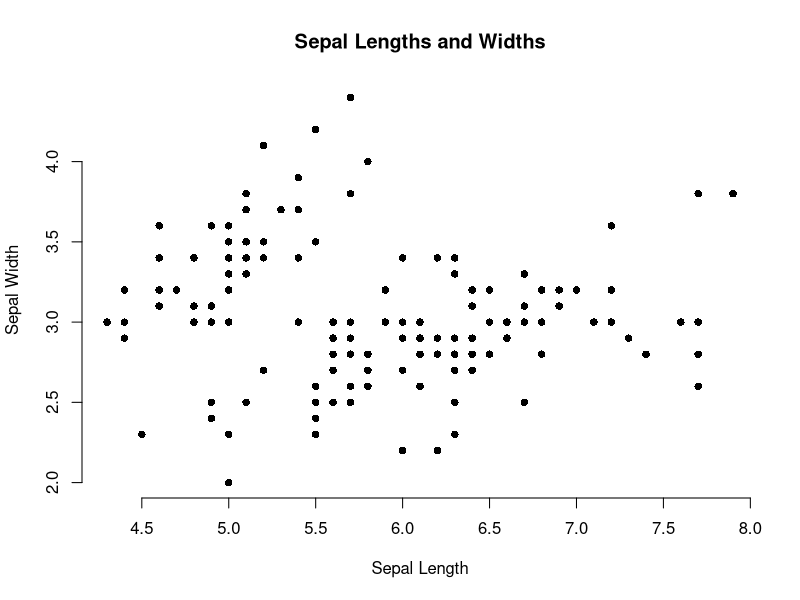
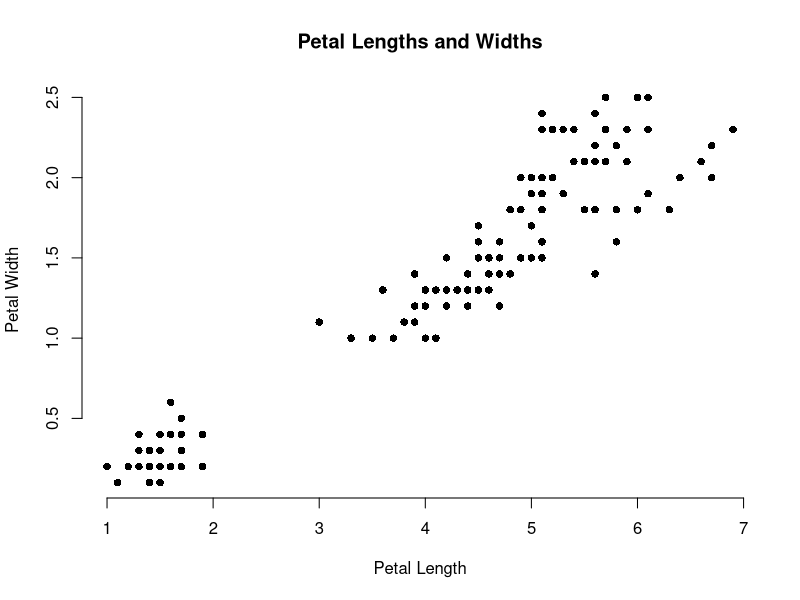
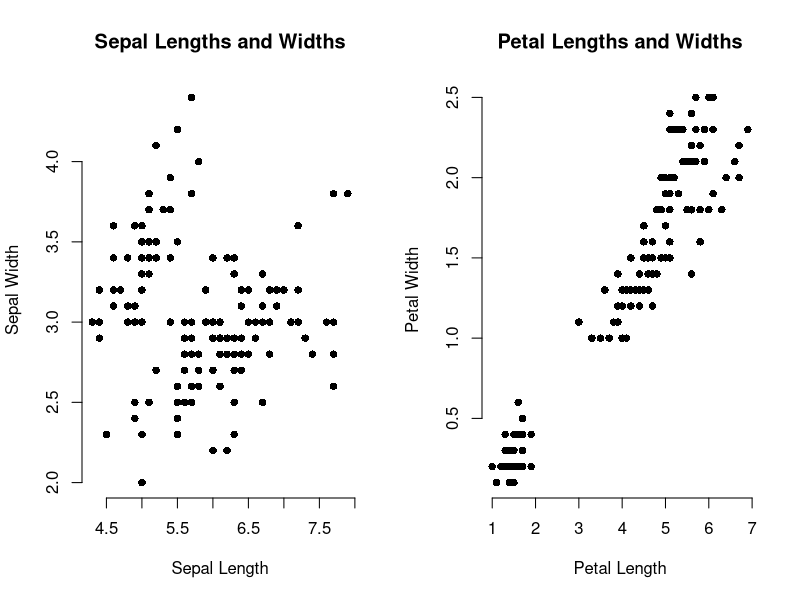
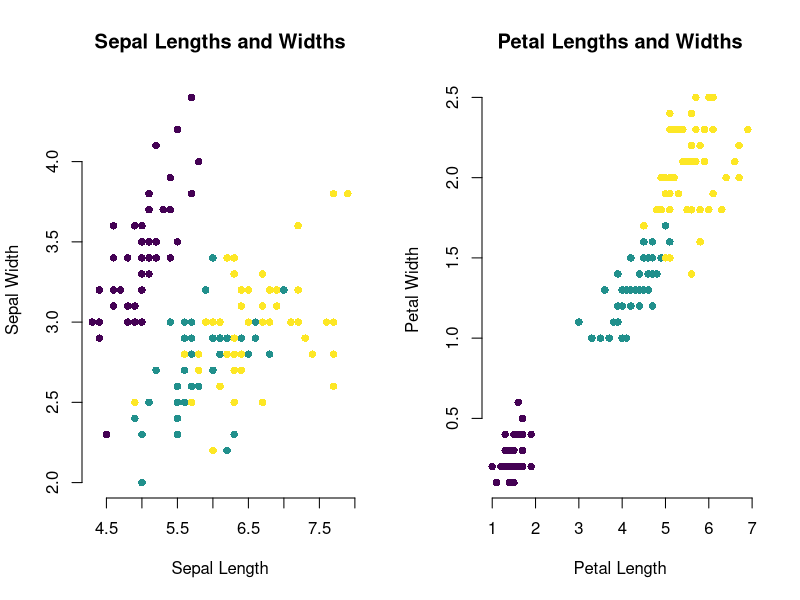
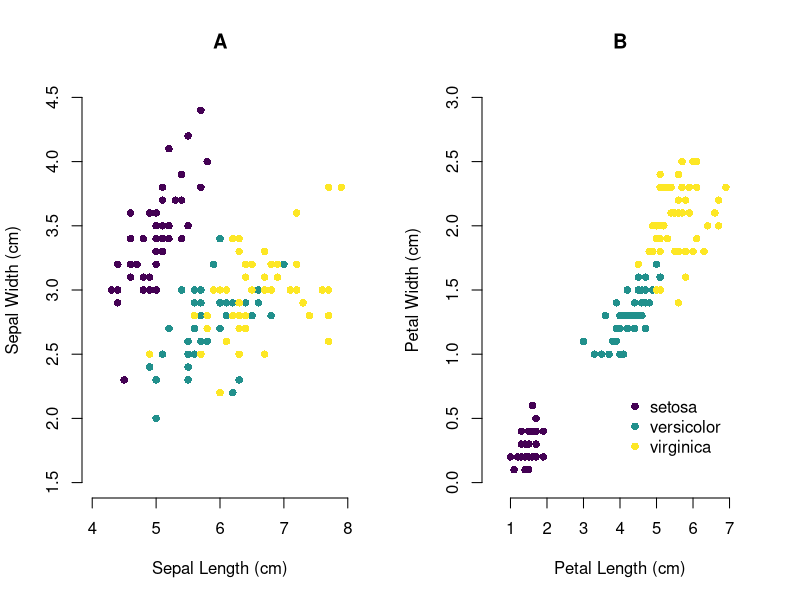
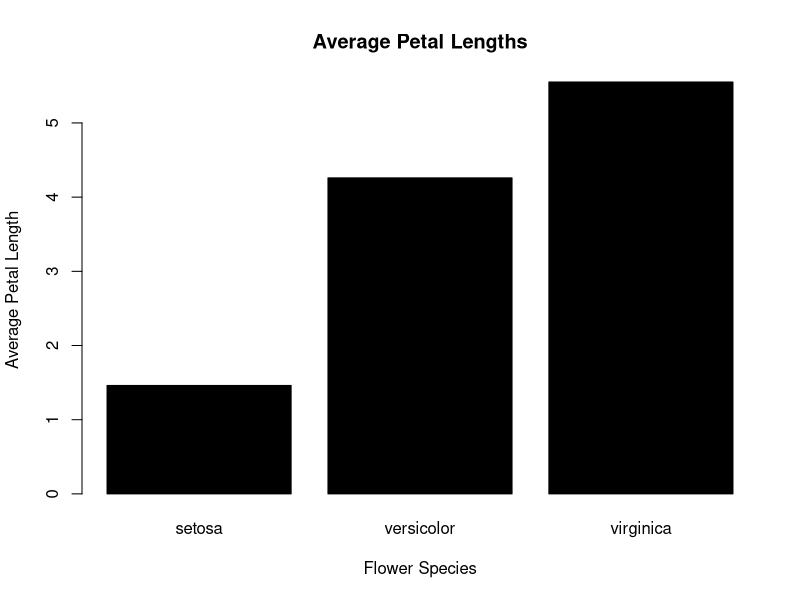
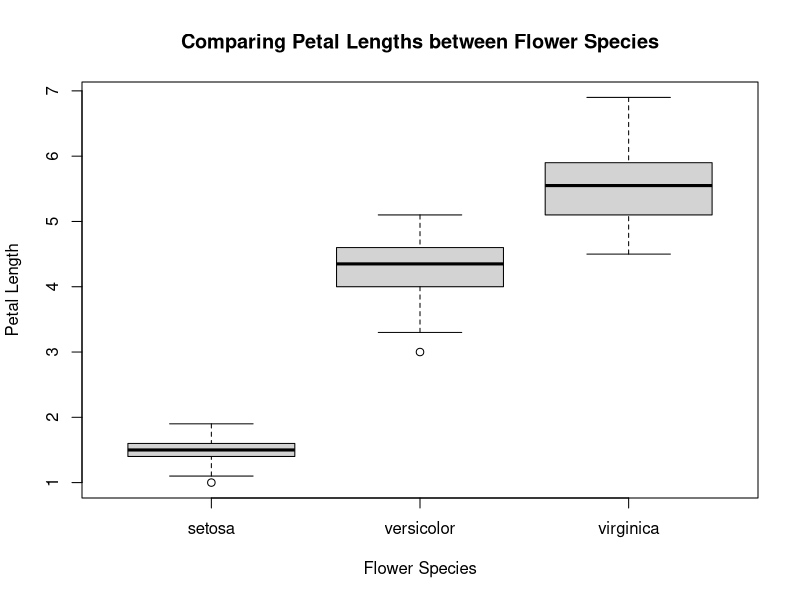
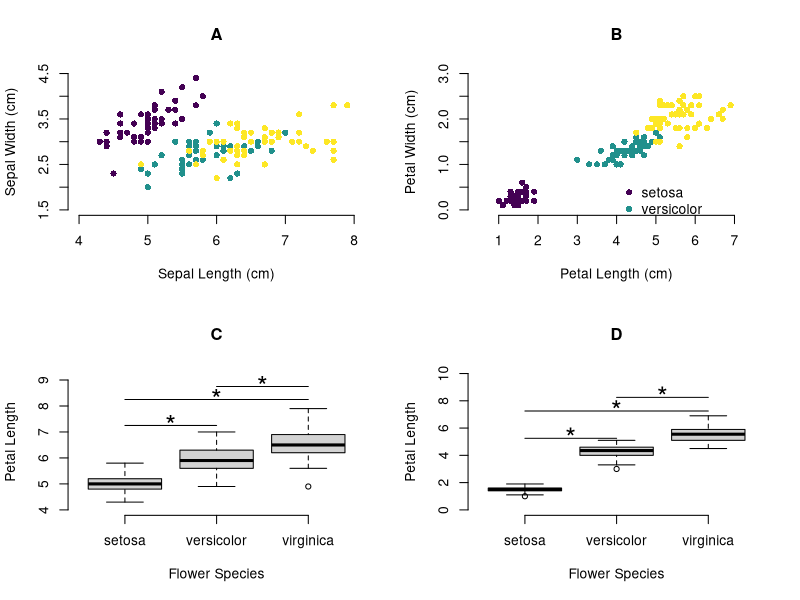

Write the R code that produced these figures, in order.
#### SETUP ####
## install packages
# install.packages('datasets')
# install.packages('viridis')

library(datasets)
library(viridis)

setwd('/Users/lylaatta/Documents/GitHub/intersession_data_2023/week1/code_day3')

#### DATA ####
data("iris")
head(iris)

#### PLOTTING ####

## plot sepal characteristics 
# png('viz_test.png')
plot(iris$Sepal.Length, iris$Sepal.Width, pch = 16, bty = 'n',
     xlab = 'Sepal Length', ylab = 'Sepal Width', main = 'Sepal Lengths and Widths')
# dev.off()

## plot petal characteristics
plot(iris$Petal.Length, iris$Petal.Width, pch = 16, bty = 'n',
     xlab = 'Petal Length', ylab = 'Petal Width', main = 'Petal Lengths and Widths')

## plot both side by side
par(mfrow = c(1,2))
plot(iris$Sepal.Length, iris$Sepal.Width, pch = 16, bty = 'n',
     xlab = 'Sepal Length', ylab = 'Sepal Width', main = 'Sepal Lengths and Widths')
plot(iris$Petal.Length, iris$Petal.Width, pch = 16, bty = 'n',
     xlab = 'Petal Length', ylab = 'Petal Width', main = 'Petal Lengths and Widths')

## add colors indicating species
cols.species.unique <- viridis::viridis(length(unique(iris$Species)))
table(iris$Species)
cols.species <- cols.species.unique[as.factor(iris$Species)]
names(cols.species) <- rownames(iris)
head(cols.species)
table(cols.species)

par(mfrow = c(1,2))
plot(iris$Sepal.Length, iris$Sepal.Width, pch = 16, bty = 'n', col = cols.species,
     xlab = 'Sepal Length', ylab = 'Sepal Width', main = 'Sepal Lengths and Widths')
plot(iris$Petal.Length, iris$Petal.Width, pch = 16, bty = 'n', col = cols.species,
     xlab = 'Petal Length', ylab = 'Petal Width', main = 'Petal Lengths and Widths')

## make legend
legend.labels <- unique(iris$Species)
legend.colors <- unique(cols.species)

# png('viz_iris_colors.png')
par(mfrow = c(1,2))
plot(iris$Sepal.Length, iris$Sepal.Width, pch = 16, bty = 'n', col = cols.species,
     xlim = c(4,8), ylim = c(1.5, 4.5),
     xlab = 'Sepal Length (cm)', ylab = 'Sepal Width (cm)', main = 'A')
plot(iris$Petal.Length, iris$Petal.Width, pch = 16, bty = 'n', col = cols.species,
     xlim = c(0.5, 7.5), ylim = c(0, 3), 
     xlab = 'Petal Length (cm)', ylab = 'Petal Width (cm)', main = 'B')
legend(x=4, y=0.75, legend = legend.labels, col = legend.colors, pch = 16, bty = 'n')
# dev.off()

### compare petal lengths 
# split data frame by species 
species <- unique(iris$Species) #setosa versicolor virginica
iris.setosa <- iris[iris$Species=='setosa',]
dim(iris.setosa)
iris.versicolor <- iris[iris$Species=='versicolor',]
dim(iris.versicolor)
iris.viriginica <- iris[iris$Species=='virginica',]
dim(iris.viriginica)

# combine petal lengths
petal.lengths <- cbind(iris.setosa$Petal.Length, iris.versicolor$Petal.Length, iris.viriginica$Petal.Length)
colnames(petal.lengths) <- species
sepal.lengths <- cbind(iris.setosa$Sepal.Length, iris.versicolor$Sepal.Length, iris.viriginica$Sepal.Length)
colnames(sepal.lengths) <- species


# average petal length by species
petal.length.avg <- colMeans(petal.lengths)

## bar plot 
par(mfrow = c(1,1))
barplot(petal.length.avg, col = 'black', 
        xlab = 'Flower Species', ylab = 'Average Petal Length', main = 'Average Petal Lengths')


## box plot

par(mfrow = c(1,1))
boxplot(petal.lengths, #frame.plot = F,
        xlab = 'Flower Species', ylab = 'Petal Length', main = 'Comparing Petal Lengths between Flower Species')

png('iris_multi.png', width = 700, height = 700)
par(mfrow = c(2,2))
plot(iris$Sepal.Length, iris$Sepal.Width, pch = 16, bty = 'n', col = cols.species,
     xlim = c(4,8), ylim = c(1.5, 4.5),
     xlab = 'Sepal Length (cm)', ylab = 'Sepal Width (cm)', main = 'A')
plot(iris$Petal.Length, iris$Petal.Width, pch = 16, bty = 'n', col = cols.species,
     xlim = c(0.5, 7.5), ylim = c(0, 3), 
     xlab = 'Petal Length (cm)', ylab = 'Petal Width (cm)', main = 'B')
legend(x=4, y=0.75, legend = legend.labels, col = legend.colors, pch = 16, bty = 'n')
boxplot(sepal.lengths, frame.plot = F, ylim = c(4,9.25),
        xlab = 'Flower Species', ylab = 'Petal Length', main = 'C')
points(x = c(1,3), y = c(8.25,8.25), type = 'l')
text(x = 2, y = 8.5, labels = '*', cex = 2)
points(x = c(2,3), y = c(8.75,8.75), type = 'l')
text(x = 2.5, y = 9, labels = '*', cex = 2)
points(x = c(1,2), y = c(7.25,7.25), type = 'l')
text(x = 1.5, y = 7.5, labels = '*', cex = 2)
boxplot(petal.lengths, frame.plot = F, ylim = c(0,10), 
        xlab = 'Flower Species', ylab = 'Petal Length', main = 'D')
points(x = c(1,3), y = c(7.25,7.25), type = 'l')
text(x = 2, y = 7.75, labels = '*', cex = 2)
points(x = c(2,3), y = c(8.25,8.25), type = 'l')
text(x = 2.5, y = 8.75, labels = '*', cex = 2)
points(x = c(1,2), y = c(5.25,5.25), type = 'l')
text(x = 1.5, y = 5.75, labels = '*', cex = 2)
dev.off()

